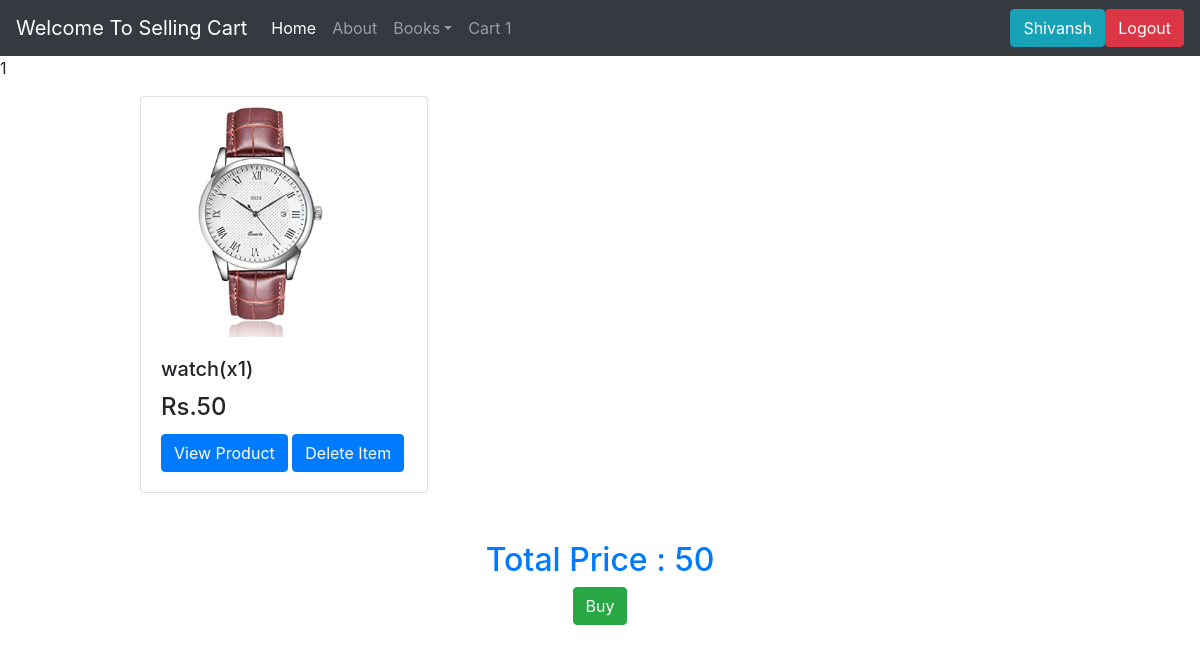
The page /viewcart/ (signed in) on the database as committed earlier.
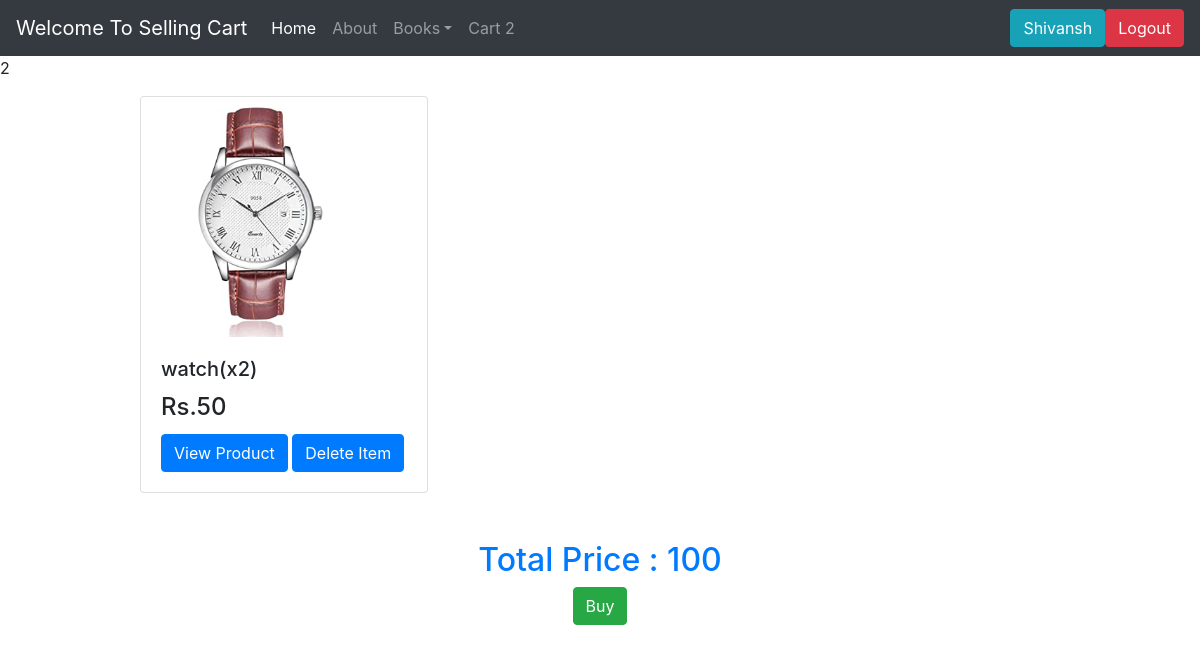
The same page on the database as committed later.
### shop/models.py (models this page shows, shortened)
class CartItem(models.Model):
    customer_name = models.CharField(max_length=40)
    item_quantity = models.IntegerField(default=1)
    product_detail = models.ForeignKey(Product , null=True , on_delete=models.CASCADE)

class Product(models.Model):
    product_name = models.CharField(max_length=50)
    category = models.CharField(max_length=50, default="")
    subcategory = models.CharField(max_length=50, default="")
    price = models.IntegerField(default=0)#if no price is given then automatically set default price to 0
    desc = models.CharField(max_length=300)
    pub_date = models.DateField()
    image = models.ImageField(upload_to='shop/images', default="")

### shop/views.py (the view)
# urls.py: path("viewcart/",views.view_cart,name='cartview'),
@login_required(login_url='login')
def view_cart(request):
    products = CartItem.objects.all().filter(customer_name=request.user)
    dictionary = CartItem.objects.filter(Q(customer_name=request.user)).aggregate(Sum('item_quantity'))
    no_of_items = dictionary['item_quantity__sum']
    dictionary = CartItem.objects.filter(Q(customer_name=request.user))
    price = 0
    cart = []
    for p in dictionary:
        price += p.product_detail.price*p.item_quantity
    for i in products:
        cart.append(i)
    params = { 'product':cart,'items_count':no_of_items,'price':price}
    return render(request, 'shop/Cart.html', params)

### templates/shop/Cart.html (shortened to what this page needs)
{% extends 'shop/Basic.html' %}
{%block body%}
{% load static %}
{% block cart_items %}
  <span id="cart_count">{{items_count}}</span>
{% endblock %}
{% if product|length > 0 %}
<div class="container">
    <div id="carouselExampleControls" class="carousel slide" data-ride="carousel">
        <div class="carousel-inner mx-auto" role="listbox">
            <div class="carousel-item active">
                {% for i in product|slice:"0:"%}
                <div class="col-md-3 col-xs-3 col-sm-3">
                    <div class="card" style="width: 18rem;">
                      <img src='/media/{{i.product_detail.image}}' class="card-img-top" alt="...">
                        <div class="card-body">
                          <h5 class="card-title">{{i.product_detail.product_name}}(x{{i.item_quantity}})</h5>
                          <h4 class="card-title info">Rs.{{i.product_detail.price}}</h4>
                          <a id="qv{{i.id}}" href="{%url 'product_view' id=i.product_detail_id%}" class="btn btn-primary">View Product</a>
                          <a id="del{{i.id}}" href="{%url 'deleteitem' pid=i.product_detail_id%}" class="btn btn-primary">Delete Item</a>
                        </div>
                    </div>
                </div>
                {% endfor %}
            </div>
        </div>
    </div>
    <h2 class="text-primary" align="center">Total Price : {{price}}</h2>
    <div class="container" align="center">
      <a href="{%url 'orderfromcart'%}" class="btn btn-success">Buy</a>
    </div>
</div>
{% else %}
<h1 align='center'>No Item In Your Cart</h1>
{% endif %}
{% endblock %}

Rows that differ between the two databases and show on the page:
changed CartItem "watch": item_quantity "1" → "2"
Other text that changed with them:
{{ items_count }}: "1 1" → "2 2"
{{ price }}: "50" → "100"
